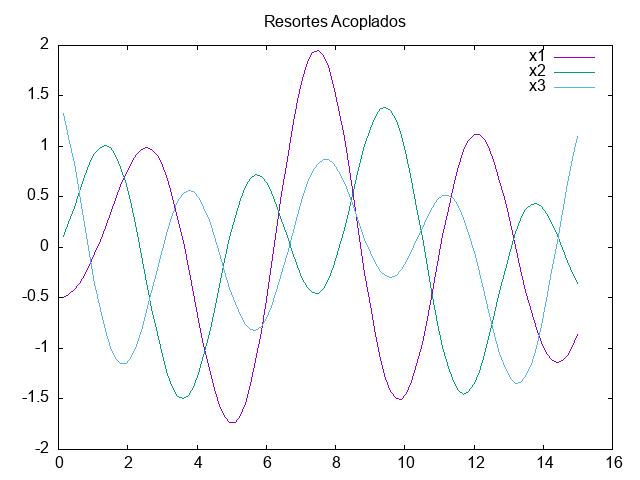

Reproduce this figure in gnuplot.
set terminal png
set output 'grafica.png'
set title "Resortes Acoplados"


set key autotitle columnhead
set datafile separator ","

plot "./build/data.csv" using 1:2 with lines, "./build/data.csv" using 1:3 with lines, "./build/data.csv" using 1:4 with lines

set terminal wxt persist
set output
replot
